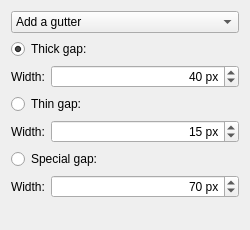
<?xml version="1.0" encoding="UTF-8"?>
<ui version="4.0">
 <author>
    SPDX-FileCopyrightText: none
    SPDX-License-Identifier: GPL-3.0-or-later
  </author>
 <class>KisToolKnifeOptionsWidget</class>
 <widget class="QWidget" name="KisToolKnifeOptionsWidget">
  <property name="geometry">
   <rect>
    <x>0</x>
    <y>0</y>
    <width>250</width>
    <height>230</height>
   </rect>
  </property>
  <layout class="QVBoxLayout" name="verticalLayout_2">
   <item>
    <widget class="QComboBox" name="comboBox">
     <property name="modelColumn">
      <number>0</number>
     </property>
     <item>
      <property name="text">
       <string>Add a gutter</string>
      </property>
     </item>
     <item>
      <property name="text">
       <string>Remove a gutter</string>
      </property>
     </item>
    </widget>
   </item>
   <item>
    <widget class="QRadioButton" name="thickGapWidthRadioButton">
     <property name="text">
      <string>Thick gap:</string>
     </property>
     <property name="checked">
      <bool>true</bool>
     </property>
    </widget>
   </item>
   <item>
    <layout class="QHBoxLayout" name="horizontalLayout_2">
     <item>
      <widget class="QLabel" name="gapWidthLabel1">
       <property name="sizePolicy">
        <sizepolicy hsizetype="Minimum" vsizetype="Preferred">
         <horstretch>0</horstretch>
         <verstretch>0</verstretch>
        </sizepolicy>
       </property>
       <property name="text">
        <string>Width:</string>
       </property>
       <property name="buddy">
        <cstring>gapWidthLabel1</cstring>
       </property>
      </widget>
     </item>
     <item>
      <widget class="QSpinBox" name="thickGapWidth">
       <property name="sizePolicy">
        <sizepolicy hsizetype="MinimumExpanding" vsizetype="Fixed">
         <horstretch>0</horstretch>
         <verstretch>0</verstretch>
        </sizepolicy>
       </property>
       <property name="alignment">
        <set>Qt::AlignRight|Qt::AlignTrailing|Qt::AlignVCenter</set>
       </property>
       <property name="suffix">
        <string> px</string>
       </property>
       <property name="minimum">
        <number>0</number>
       </property>
       <property name="maximum">
        <number>4000</number>
       </property>
       <property name="singleStep">
        <number>50</number>
       </property>
       <property name="value">
        <number>40</number>
       </property>
      </widget>
     </item>
    </layout>
   </item>
   <item>
    <widget class="QRadioButton" name="thinGapWidthRadioButton">
     <property name="text">
      <string>Thin gap:</string>
     </property>
    </widget>
   </item>
   <item>
    <layout class="QHBoxLayout" name="horizontalLayout_2">
     <item>
      <widget class="QLabel" name="gapWidthLabel2">
       <property name="sizePolicy">
        <sizepolicy hsizetype="Minimum" vsizetype="Preferred">
         <horstretch>0</horstretch>
         <verstretch>0</verstretch>
        </sizepolicy>
       </property>
       <property name="text">
        <string>Width:</string>
       </property>
       <property name="buddy">
        <cstring>gapWidthLabel2</cstring>
       </property>
      </widget>
     </item>
     <item>
      <widget class="QSpinBox" name="thinGapWidth">
       <property name="sizePolicy">
        <sizepolicy hsizetype="MinimumExpanding" vsizetype="Fixed">
         <horstretch>0</horstretch>
         <verstretch>0</verstretch>
        </sizepolicy>
       </property>
       <property name="alignment">
        <set>Qt::AlignRight|Qt::AlignTrailing|Qt::AlignVCenter</set>
       </property>
       <property name="suffix">
        <string> px</string>
       </property>
       <property name="minimum">
        <number>0</number>
       </property>
       <property name="maximum">
        <number>4000</number>
       </property>
       <property name="singleStep">
        <number>50</number>
       </property>
       <property name="value">
        <number>15</number>
       </property>
      </widget>
     </item>
    </layout>
   </item>
   <item>
    <widget class="QRadioButton" name="customWidthRadioButton">
     <property name="text">
      <string>Special gap:</string>
     </property>
    </widget>
   </item>
   <item>
    <layout class="QHBoxLayout" name="horizontalLayout_2">
     <item>
      <widget class="QLabel" name="gapWidthLabel3">
       <property name="sizePolicy">
        <sizepolicy hsizetype="Minimum" vsizetype="Preferred">
         <horstretch>0</horstretch>
         <verstretch>0</verstretch>
        </sizepolicy>
       </property>
       <property name="text">
        <string>Width:</string>
       </property>
       <property name="buddy">
        <cstring>gapWidthLabel3</cstring>
       </property>
      </widget>
     </item>
     <item>
      <widget class="QSpinBox" name="specialGapWidth">
       <property name="sizePolicy">
        <sizepolicy hsizetype="MinimumExpanding" vsizetype="Fixed">
         <horstretch>0</horstretch>
         <verstretch>0</verstretch>
        </sizepolicy>
       </property>
       <property name="alignment">
        <set>Qt::AlignRight|Qt::AlignTrailing|Qt::AlignVCenter</set>
       </property>
       <property name="suffix">
        <string> px</string>
       </property>
       <property name="minimum">
        <number>0</number>
       </property>
       <property name="maximum">
        <number>4000</number>
       </property>
       <property name="singleStep">
        <number>50</number>
       </property>
       <property name="value">
        <number>70</number>
       </property>
      </widget>
     </item>
    </layout>
   </item>
   <item>
    <spacer name="verticalSpacer">
     <property name="orientation">
      <enum>Qt::Vertical</enum>
     </property>
     <property name="sizeHint" stdset="0">
      <size>
       <width>20</width>
       <height>40</height>
      </size>
     </property>
    </spacer>
   </item>
  </layout>
 </widget>
 <resources/>
 <connections/>
</ui>
